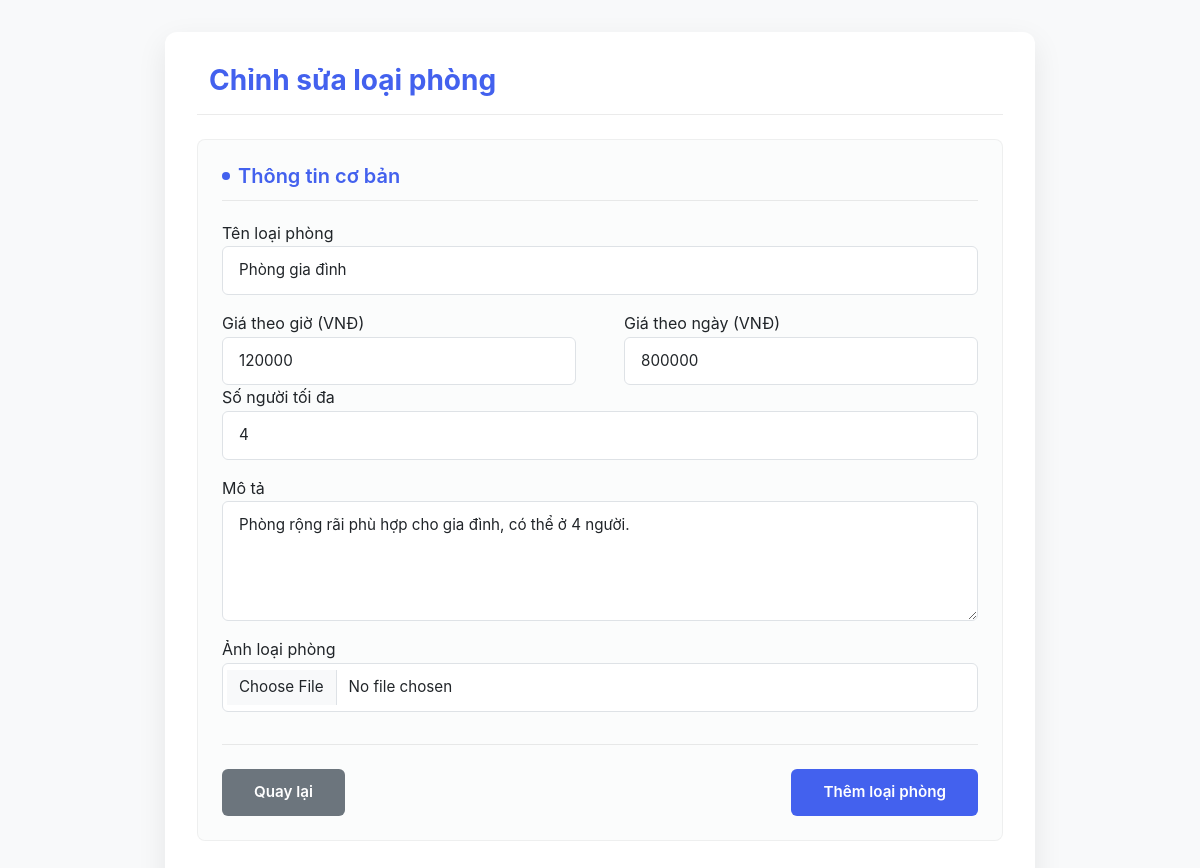
The page /edit_type.php?id=3 on the database its author committed.
### tables this page shows
CREATE TABLE room_types (
    id INT AUTO_INCREMENT PRIMARY KEY,
    typename VARCHAR(50),
    description VARCHAR(200),
    price_per_hour INT,
	price_per_day INT,
    max_amounts INT,
    rating INT CHECK (rating BETWEEN 1 AND 5),
	image VARCHAR(255)
);

### edit_type.php (the view, shortened to what this page needs)
<?php
include('config/db.php');
$room_type_id = $_GET['id'];
$stmt = $conn->prepare("SELECT * FROM room_types WHERE id = ?");
$stmt->bind_param("i", $room_type_id);
$stmt->execute();
$room_type_result = $stmt->get_result();
$room_type = $room_type_result->fetch_assoc();
$typename = $room_type['typename'];
$price_per_hour = $room_type['price_per_hour'];
$price_per_day = $room_type['price_per_day'];
$max_amounts = $room_type['max_amounts'];
$description = $room_type['description'];
?>
<!DOCTYPE html>
<html lang="en">
<head>
    <link rel="stylesheet" href="assets/css/bootstrap.min.css">
    <link rel="stylesheet" href="assets/css/product_add_edit.css">
</head>
<body>
    <div class="container">
        <div class="product-form-container">
            <div class="form-header">
                <h2><i class="fas fa-box-open mr-2"></i>Chỉnh sửa loại phòng</h2>
            </div>
            <form method="POST" enctype="multipart/form-data" id="productForm">
                <div class="form-section">
                    <h3 class="form-section-title">Thông tin cơ bản</h3>
                    <div class="form-group mb-3">
                        <label for="typename">Tên loại phòng</label>
                        <input type="text" class="form-control" id="typename" name="typename" value="<?= htmlspecialchars($typename ?? '') ?>" required>
                    </div>
                    <div class="form-row">
                        <div class="form-col">
                            <label for="price_per_hour">Giá theo giờ (VNĐ)</label>
                            <input type="number" class="form-control" id="price_per_hour" name="price_per_hour" value="<?= htmlspecialchars($price_per_hour ?? '') ?>" required>
                        </div>
                        <div class="form-col">
                            <label for="price_per_day">Giá theo ngày (VNĐ)</label>
                            <input type="number" class="form-control" id="price_per_day" name="price_per_day" value="<?= htmlspecialchars($price_per_day ?? '') ?>" required>
                        </div>
                    </div>
                    <div class="form-group mb-3">
                        <label for="max_amounts">Số người tối đa</label>
                        <input type="number" class="form-control" id="max_amounts" name="max_amounts" value="<?= htmlspecialchars($max_amounts ?? '') ?>" required>
                    </div>
                    <div class="form-group mb-3">
                        <label for="description">Mô tả</label>
                        <textarea class="form-control" id="description" name="description" rows="4"><?= htmlspecialchars($description ?? '') ?></textarea>
                    </div>
                    <div class="form-group mb-3">
                        <label for="image">Ảnh loại phòng</label>
                        <input type="file" class="form-control" id="image" name="image" accept="image/*">
                    </div>
                    <div class="action-buttons">
                        <a href="admin.php?tab=room_types" class="btn btn-secondary">Quay lại</a>
                        <button type="submit" class="btn btn-primary">Thêm loại phòng</button>
                    </div>
            </form>
        </div>
    </div>
</body>
</html>

### assets/css/product_add_edit.css (style rules this page uses)
:root { --primary-color: #4361ee; --primary-light: #4895ef; --secondary-color: #7209b7; --success-color: #4cc9f0; --info-color: #3a86ff; --warning-color: #f8961e; --danger-color: #f72585; --light-color: #f8f9fa; --dark-color: #212529; --gray-color: #6c757d; --border-color: #dee2e6; }
body { background-color: #f8f9fa; font-family: 'Poppins', -apple-system, BlinkMacSystemFont, 'Segoe UI', Roboto, 'Helvetica Neue', Arial, sans-serif; padding: 2rem 0; display: flex; justify-content: center; align-items: center; min-height: 100vh; margin: 0; color: var(--dark-color); line-height: 1.6; }
.container { width: 100%; max-width: 900px; padding: 0 15px; }
.product-form-container { background: white; border-radius: 12px; box-shadow: 0 10px 30px rgba(0, 0, 0, 0.08); padding: 2rem; margin-bottom: 2rem; transition: transform 0.3s ease, box-shadow 0.3s ease; }
.form-header { border-bottom: 1px solid rgba(0, 0, 0, 0.08); margin-bottom: 1.5rem; padding-bottom: 1rem; position: relative; }
.form-header h2 { color: var(--primary-color); font-weight: 700; margin-bottom: 0; font-size: 1.75rem; display: flex; align-items: center; gap: 0.75rem; }
.form-section { margin-bottom: 2rem; padding: 1.5rem; background: rgba(248, 249, 250, 0.5); border-radius: 8px; border: 1px solid rgba(0, 0, 0, 0.05); }
.form-section-title { color: var(--primary-color); font-size: 1.25rem; font-weight: 600; margin-bottom: 1.25rem; padding-bottom: 0.75rem; border-bottom: 1px solid rgba(0, 0, 0, 0.08); display: flex; align-items: center; gap: 0.5rem; }
.form-section-title::before { content: ""; display: inline-block; width: 8px; height: 8px; background: var(--primary-color); border-radius: 50%; }
.form-control, .custom-file-input { border-radius: 6px; font-size: 0.95rem; padding: 0.75rem 1rem; border: 1px solid var(--border-color); transition: all 0.3s ease; background-color: white; }
.action-buttons { display: flex; justify-content: space-between; margin-top: 2rem; padding-top: 1.5rem; border-top: 1px solid rgba(0, 0, 0, 0.08); }
.btn { padding: 0.75rem 2rem; font-weight: 600; border-radius: 6px; transition: all 0.3s ease; display: inline-flex; align-items: center; justify-content: center; gap: 0.5rem; font-size: 0.95rem; border: none; cursor: pointer; }
.btn-primary { background-color: var(--primary-color); color: white; }
.btn-secondary { background-color: var(--gray-color); color: white; }
.form-row { display: flex; flex-wrap: wrap; gap: 1.5rem; margin: 0 -0.75rem; }
.form-col { flex: 1; min-width: 0; padding: 0 0.75rem; }
textarea.form-control { min-height: 120px; resize: vertical; }
.form-section { animation: fadeIn 0.4s ease forwards; }
.form-section:nth-child(1) { animation-delay: 0.1s; }

### rows shown on the page
room_types: typename "Phòng gia đình", price_per_hour "120000", price_per_day "800000", max_amounts "4", description "Phòng rộng rãi phù hợp cho gia đình, có thể ở 4 người."
